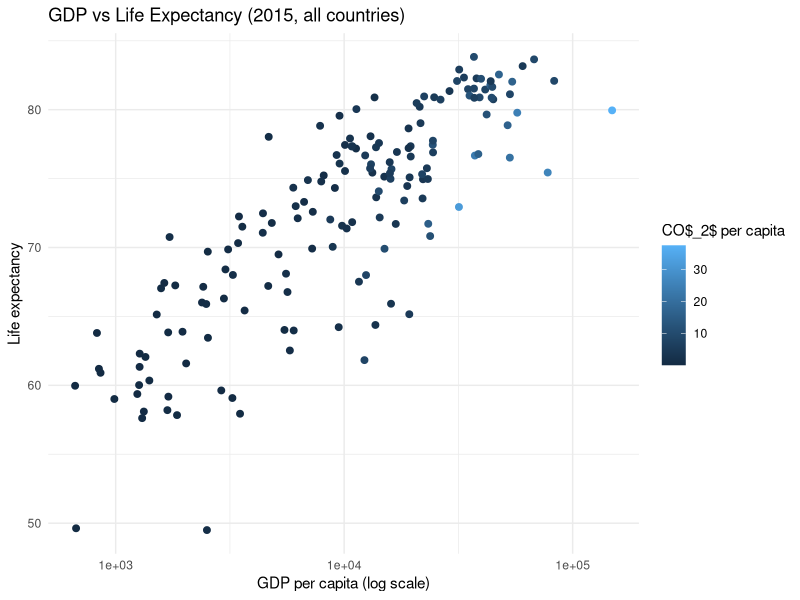

Write the R code that produced this figure.
## ---- chunk 1
knitr::opts_chunk$set(echo = TRUE, message = FALSE, warning = FALSE)
## ---- chunk 2
library(dplyr)
library(ggplot2)
library(readr)
## ---- chunk 3
world_data <- read_csv("world_data.csv", show_col_types = FALSE)
print(dim(world_data))
head(world_data)
## ---- chunk 4
subset_data <- world_data %>% filter(year == 2015)
head(subset_data)
## ---- chunk 5
subset_data %>% summarise(
  mean_gdp = mean(gdp_per_capita), range_gdp = paste(range(gdp_per_capita), collapse='-'),
  mean_life = mean(life_expectancy), range_life = paste(range(life_expectancy), collapse='-'),
  mean_co2 = mean(co2_per_capita), range_co2 = paste(range(co2_per_capita), collapse='-')
)
## ---- chunk 6
ggplot(subset_data, aes(x=gdp_per_capita, y=life_expectancy, color=co2_per_capita)) +
  geom_point(size=2) +
  scale_x_log10() +
  labs(x='GDP per capita (log scale)', y='Life expectancy', color='CO$_2$ per capita',
       title='GDP vs Life Expectancy (2015, all countries)') +
  theme_minimal()
